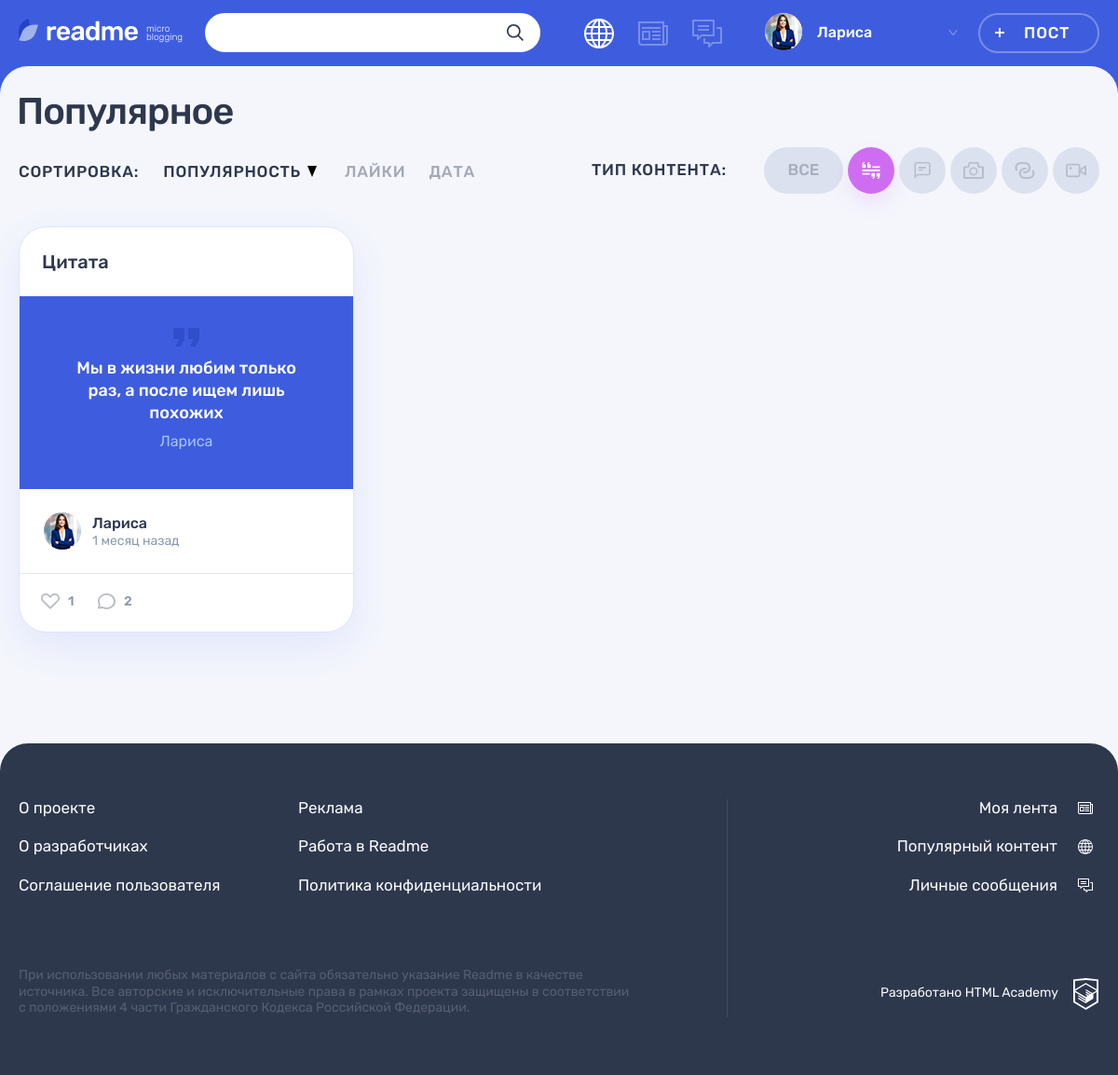
Page /popular.php?tab=1 (signed in) on the committed database.
### tables this page shows
CREATE TABLE post_types (
   id INT AUTO_INCREMENT PRIMARY KEY,
   type VARCHAR (64) NOT NULL UNIQUE,
   name VARCHAR (64) NOT NULL UNIQUE
);

CREATE TABLE posts (
   id INT AUTO_INCREMENT PRIMARY KEY,
   author_id INT NOT NULL,
   title VARCHAR (128) NOT NULL,
   text TEXT NULL,
   image VARCHAR (255) NULL,
   video VARCHAR (255) NULL,
   link VARCHAR (255) NULL,
   views INT NULL,
   quote_author VARCHAR (128) NULL,
   type_id INT NOT NULL,
   dt_add TIMESTAMP DEFAULT CURRENT_TIMESTAMP,
   CONSTRAINT post_author_ref FOREIGN KEY (author_id) REFERENCES users (id) ON DELETE CASCADE,
   CONSTRAINT post_type_ref FOREIGN KEY (type_id) REFERENCES post_types (id) ON DELETE CASCADE
);

CREATE TABLE users (
   id INT AUTO_INCREMENT PRIMARY KEY,
   email VARCHAR (128) NOT NULL UNIQUE,
   login VARCHAR (32) NOT NULL UNIQUE,
   password CHAR (64) NOT NULL,
   avatar VARCHAR (255) NULL,
   dt_add TIMESTAMP DEFAULT CURRENT_TIMESTAMP
);

### helpers.php (called while the page is built, shortened)
<?php
function get_noun_plural_form(int $number, string $one, string $two, string $many): string
{
    $number = (int)$number;
    $mod10 = $number % 10;
    switch (true) {
        case ($mod10 === 1):
            return $one;
    }
}
function include_template($name, array $data = [])
{
    $name = 'templates/' . $name;
    extract($data);
    require $name;
    $result = ob_get_clean();
    return $result;
}
function relative_time(int $time): string {
  $minute = 60;
  $hour = $minute * 60;
  $day = $hour * 24;
  $week = $day * 7;
  $five_week = $week * 5;
  if ($time >= $five_week) {
    $relative_time = $time / $five_week;
    $string_one = 'месяц';
    $string_two = 'месяца';
    $string_many = 'месяцев';
  } elseif ($time >= $week && $time < $five_week) {
    $relative_time = $time / $week;
    $string_one = 'неделю';
    $string_two = 'недели';
    $string_many = 'недель';
  } elseif ($time >= $day && $time < $week) {
    $relative_time = $time / $day;
    $string_one = 'день';
    $string_two = 'дня';
    $string_many = 'дней';
  } elseif ($time >= $hour && $time < $day) {
    $relative_time = $time / $hour;
    $string_one = 'час';
    $string_two = 'часа';
    $string_many = 'часов';
  } else {
    $relative_time = $time / $minute;
    $string_one = 'минуту';
    $string_two = 'минуты';
    $string_many = 'минут';
  }
  $relative_time = floor($relative_time);
  return sprintf('%s %s', $relative_time, get_noun_plural_form($relative_time, $string_one, $string_two, $string_many));
};

### db_helpers.php (called while the page is built, shortened)
<?php
function db_get_prepare_stmt(mysqli $link, string $sql, array $data = []): ?mysqli_stmt
{
  $stmt = mysqli_prepare($link, $sql);
  if ($data) {
    $types = '';
    $stmt_data = [];
    foreach ($data as $value) {
      $type = 's';
      if (is_int($value)) {
        $type = 'i';
      } else {
        if (is_string($value)) {
          $type = 's';
        } else {
          if (is_double($value)) {
            $type = 'd';
          }
        }
      }
      $types .= $type;
      $stmt_data[] = $value;
    }
    $values = array_merge([$stmt, $types], $stmt_data);
    mysqli_stmt_bind_param(...$values);
  }
  return $stmt;
}
function db_get_fetch_all(mysqli $link, mysqli_stmt $stmt, int $mode = MYSQLI_ASSOC): ?array
{
  mysqli_stmt_execute($stmt);
  $result = mysqli_stmt_get_result($stmt);
  return mysqli_fetch_all($result, $mode);
}
function db_get_post_types(mysqli $link): ?array
{
  $sql = "SELECT * FROM post_types";
  $stmt = db_get_prepare_stmt($link, $sql);
  return db_get_fetch_all($link, $stmt);
}
function db_get_posts(
  mysqli $link,
  int|string $tab,
  bool $is_all_tab,
  string $sort = null,
  array $user_ids = null,
  int $limit = null,
  int $offset = null
): ?array {
  $sql_filter = !$is_all_tab ? "WHERE pt.id = ?" : '';
  $stmt_params = !$is_all_tab ? [$tab] : [];
  if (is_null($sort)) {
    $sort = '';
  } else {
    $sort = mysqli_real_escape_string($link, $sort);
    $sort = "ORDER BY $sort DESC";
  }
  $sql_pagination = '';
  $sql =
    "
    SELECT
      p.id,
      p.dt_add,
      p.title,
      p.text,
      p.quote_author,
      p.link,
      p.image,
      p.author_id,
      pt.type,
      u.login AS author,
      u.avatar
    FROM posts p
    JOIN users u ON p.author_id = u.id
    JOIN post_types pt ON pt.id = p.type_id
    LEFT JOIN likes l ON l.post_id = p.id
    LEFT JOIN comments c ON c.post_id = p.id
    $sql_filter
    GROUP BY p.id
    $sort
    $sql_pagination
  ";
  $stmt = db_get_prepare_stmt($link, $sql, $stmt_params);
  $posts = db_get_fetch_all($link, $stmt);
  if ($posts !== null) {
    foreach ($posts as $key => $post) {
      $sql_ht =
        "
        SELECT ht.name FROM posts_by_hashtags pbh
        JOIN hashtags ht ON pbh.hash_tag_id = ht.id
        WHERE pbh.post_id = ?
      ";
      $stmt_ht = db_get_prepare_stmt($link, $sql_ht, [$post['id']]);
      $hash_tags = db_get_fetch_all($link, $stmt_ht) ?? null;
      if ($hash_tags !== null) {
        $posts[$key]['hash_tags'] = array_column($hash_tags, 'name');
      }
      $sql_likes =
        "
          SELECT
            l.user_id,
            l.dt_add,
            u.avatar,
            u.login
          FROM likes l
          JOIN users u ON u.id = l.user_id
          WHERE post_id = ?
          ORDER BY l.dt_add DESC
        ";
      $stmt_likes = db_get_prepare_stmt($link, $sql_likes, [$post['id']]);
      $likes = db_get_fetch_all($link, $stmt_likes) ?? null;
      if ($likes !== null) {
        $posts[$key]['likes'] = $likes;
      }
      $sql_comments =
        "
          SELECT
            c.content,
            c.dt_add,
            u.id as author_id,
            u.login as author_name,
            u.avatar
          FROM comments c
          JOIN users u ON c.author_id = u.id
          WHERE post_id = ?
        ";
      $stmt_comments = db_get_prepare_stmt($link, $sql_comments, [$post['id']]);
      $comments = db_get_fetch_all($link, $stmt_comments) ?? null;
      if ($comments !== null) {
        $posts[$key]['comments'] = $comments;
      }
    }
  }
  return $posts;
}

### templates/post-list.php (the view, shortened to what this page needs)
<section class="page__main page__main--popular">
  <div class="container">
    <h1 class="page__title page__title--popular">Популярное</h1>
  </div>
  <div class="popular container">
    <div class="popular__filters-wrapper">
      <div class="popular__sorting sorting">
        <b class="popular__sorting-caption sorting__caption">Сортировка:</b>
        <ul class="popular__sorting-list sorting__list">
          <li class="sorting__item sorting__item--popular">
            <a
              class="sorting__link<?= ($sort ?? '') === 'views' ?  ' sorting__link--active' : ''?>"
              href="?<?= http_build_query(['sort' => 'views', 'tab' => $tab ?? '']) ?>"
            >
              <span>Популярность</span>
              <svg class="sorting__icon" width="10" height="12">
                <use xlink:href="#icon-sort"></use>
              </svg>
            </a>
          </li>
          <li class="sorting__item">
            <a
              class="sorting__link<?= ($sort ?? '') === 'likes_count' ?  ' sorting__link--active' : ''?>"
              href="?<?= http_build_query(['sort' => 'likes_count', 'tab' => $tab ?? '']) ?>"
            >
              <span>Лайки</span>
            </a>
          </li>
          <li class="sorting__item">
            <a
              class="sorting__link<?= ($sort ?? '') === 'dt_add' ?  ' sorting__link--active' : ''?>"
              href="?<?= http_build_query(['sort' => 'dt_add', 'tab' => $tab ?? '']) ?>"
            >
              <span>Дата</span>
            </a>
          </li>
        </ul>
      </div>
      <div class="popular__filters filters">
        <b class="popular__filters-caption filters__caption">Тип контента:</b>
        <ul class="popular__filters-list filters__list">
          <li class="popular__filters-item popular__filters-item--all filters__item filters__item--all">
            <a
              class="filters__button filters__button--ellipse filters__button--all<?= ($is_all_tab ?? '') ? ' filters__button--active' : ''  ?>"
              href="?sort=<?=$sort ?? ''?>"
            >
              <span>Все</span>
            </a>
          </li>
          <?php if (!empty($post_types)): ?>
            <?php foreach ($post_types as $post_type): ?>
              <?php
              $id = $post_type['id'] ?? null;
              $type = $post_type['type'] ?? null;
              $name = $post_type['name'] ?? null;
              $active_class = ($tab ?? '') == $id ? ' filters__button--active' : '';
              ?>
              <?php if ($type && $name): ?>
                <li class="popular__filters-item filters__item">
                  <a
                    class="filters__button button filters__button--<?= $type . $active_class ?>"
                    href="?tab=<?= $id ?>"
                  >
                    <svg class="filters__icon" width="22" height="18">
                      <use xlink:href="#icon-filter-<?= $type ?>"></use>
                    </svg>
                  </a>
                </li>
              <?php endif; ?>
            <?php endforeach; ?>
          <?php endif; ?>
        </ul>
      </div>
    </div>
    <?php if (!empty($posts)): ?>
      <?php $current_time = time(); ?>
      <div class="popular__posts">
        <?php foreach ($posts as $post): ?>
          <?php
          $title = htmlspecialchars($post['title'] ?? '');
          $type = $post['type'] ?? '';
          $text = htmlspecialchars($post['text']  ?? '');
          $quote_author = htmlspecialchars($post['quote_author'] ?? '');
          $image = htmlspecialchars($post['image'] ?? '');
          $avatar = htmlspecialchars($post['avatar'] ?? '');
          $author = $post['author'] ?? '';
          $author_id = $post['author_id'] ?? '';
          $id = $post['id'] ?? '';
          $likes_count = count($post['likes'] ?? []);
          $comments_count = count($post['comments'] ?? []);
          $dt_add = $post['dt_add'] ?? '';
          ?>
          <article class="popular__post post post-<?= $type ?>">
            <header class="post__header">
              <h2>
                <a href="/post.php?id=<?=$id?>"><?= $title ?></a>
              </h2>
            </header>
            <?php if (boolval($type)): ?>
              <div class="post__main">
                <?php if ($type === 'text'): ?>
                  <?php $text = cropping_text($text); ?>
                  <p><?= $text['str'] ?></p>
                  <?php if (!$text['isLimited']):  ?>
                    <a class="post-text__more-link" href="#">Читать далее</a>
                  <?php endif; ?>
                <?php elseif ($type === 'quote'): ?>
                  <blockquote>
                    <p><?= $text ?></p>
                    <cite><?= $quote_author ?></cite>
                  </blockquote>
                <?php elseif ($type === 'photo'): ?>
                  <div class="post-photo__image-wrapper">
                    <img src="img/<?= $image ?>" alt="Фото от пользователя <?= $author ?>" width="360" height="240">
                  </div>
                <?php endif; ?>
              </div>
            <?php endif; ?>
            <footer class="post__footer">
              <div class="post__author">
                <a
                  class="post__author-link"
                  href="/profile.php?id=<?= $author_id ?>"
                  title="<?= $author ?>"
                >
                  <div class="post__avatar-wrapper">
                    <img class="post__author-avatar" src="img/<?= $avatar ?>" alt="Аватар пользователя <?= $author ?>">
                  </div>
                  <div class="post__info">
                    <b class="post__author-name"><?= $author ?></b>
                    <time
                      class="post__time"
                      datetime="<?= strtotime($dt_add) ?>"
                      title="<?= date_format(date_create($dt_add), 'd.m.Y H:m'); ?>"
                    >
                      <?= relative_time($current_time - strtotime($dt_add)); ?> назад
                    </time>
                  </div>
                </a>
              </div>
              <div class="post__indicators">
                <div class="post__buttons">
                  <a
                    class="post__indicator post__indicator--likes button"
                    href="/like-add.php?post=<?= $id ?>"
                    title="Лайк"
                  >
                    <svg class="post__indicator-icon" width="20" height="17">
                      <use xlink:href="#icon-heart"></use>
                    </svg>
                    <span><?= $likes_count ?></span>
                  </a>
                  <a class="post__indicator post__indicator--comments button" href="#" title="Комментарии">
                    <svg class="post__indicator-icon" width="19" height="17">
                      <use xlink:href="#icon-comment"></use>
                    </svg>
                    <span><?= $comments_count ?></span>
                  </a>
                </div>
              </div>
            </footer>
          </article>
        <?php endforeach; ?>
      </div>
    <?php else: ?>
      Постов нет
    <?php endif; ?>
  </div>
</section>

### rows in the picture
posts: title "Цитата", text "Мы в жизни любим только раз, а после ищем лишь похожих", quote_author "Лариса", author.avatar (picture), author.login "Лариса", relative_time($current_time-strtotime($dt_add)) "1 месяц", likes_count "1", comments_count "2"

### other values in the picture
$user['login'] "Лариса"
